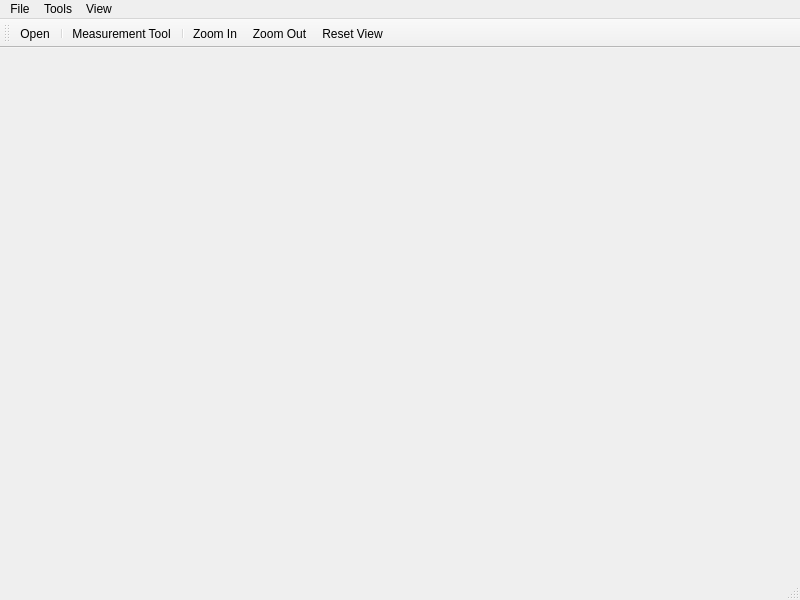
<?xml version="1.0" encoding="UTF-8"?>
<ui version="4.0">
 <class>MainWindow</class>
 <widget class="QMainWindow" name="MainWindow">
  <property name="geometry">
   <rect>
    <x>0</x>
    <y>0</y>
    <width>800</width>
    <height>600</height>
   </rect>
  </property>
  <property name="windowTitle">
   <string>DICOM Viewer - Akgun</string>
  </property>
  <widget class="QWidget" name="centralwidget"/>
  <widget class="QMenuBar" name="menubar">
   <property name="geometry">
    <rect>
     <x>0</x>
     <y>0</y>
     <width>800</width>
     <height>21</height>
    </rect>
   </property>
   <widget class="QMenu" name="menuFile">
    <property name="title">
     <string>File</string>
    </property>
    <addaction name="actionOpen"/>
    <addaction name="separator"/>
    <addaction name="actionExit"/>
   </widget>
   <widget class="QMenu" name="menuTools">
    <property name="title">
     <string>Tools</string>
    </property>
    <addaction name="actionMeasurementTool"/>
   </widget>
   <widget class="QMenu" name="menuView">
    <property name="title">
     <string>View</string>
    </property>
    <addaction name="actionZoomIn"/>
    <addaction name="actionZoomOut"/>
    <addaction name="actionResetView"/>
   </widget>
   <addaction name="menuFile"/>
   <addaction name="menuTools"/>
   <addaction name="menuView"/>
  </widget>
  <widget class="QStatusBar" name="statusbar"/>
  <widget class="QToolBar" name="toolBar">
   <property name="windowTitle">
    <string>toolBar</string>
   </property>
   <attribute name="toolBarArea">
    <enum>TopToolBarArea</enum>
   </attribute>
   <attribute name="toolBarBreak">
    <bool>false</bool>
   </attribute>
   <addaction name="actionOpen"/>
   <addaction name="separator"/>
   <addaction name="actionMeasurementTool"/>
   <addaction name="separator"/>
   <addaction name="actionZoomIn"/>
   <addaction name="actionZoomOut"/>
   <addaction name="actionResetView"/>
  </widget>
  <action name="actionOpen">
   <property name="text">
    <string>Open</string>
   </property>
   <property name="shortcut">
    <string>Ctrl+O</string>
   </property>
  </action>
  <action name="actionExit">
   <property name="text">
    <string>Exit</string>
   </property>
   <property name="shortcut">
    <string>Ctrl+Q</string>
   </property>
  </action>
  <action name="actionMeasurementTool">
   <property name="checkable">
    <bool>true</bool>
   </property>
   <property name="text">
    <string>Measurement Tool</string>
   </property>
   <property name="shortcut">
    <string>Ctrl+M</string>
   </property>
  </action>
  <action name="actionZoomIn">
   <property name="text">
    <string>Zoom In</string>
   </property>
   <property name="shortcut">
    <string>Ctrl++</string>
   </property>
  </action>
  <action name="actionZoomOut">
   <property name="text">
    <string>Zoom Out</string>
   </property>
   <property name="shortcut">
    <string>Ctrl+-</string>
   </property>
  </action>
  <action name="actionResetView">
   <property name="text">
    <string>Reset View</string>
   </property>
   <property name="shortcut">
    <string>Ctrl+0</string>
   </property>
  </action>
 </widget>
 <resources/>
 <connections/>
</ui>
